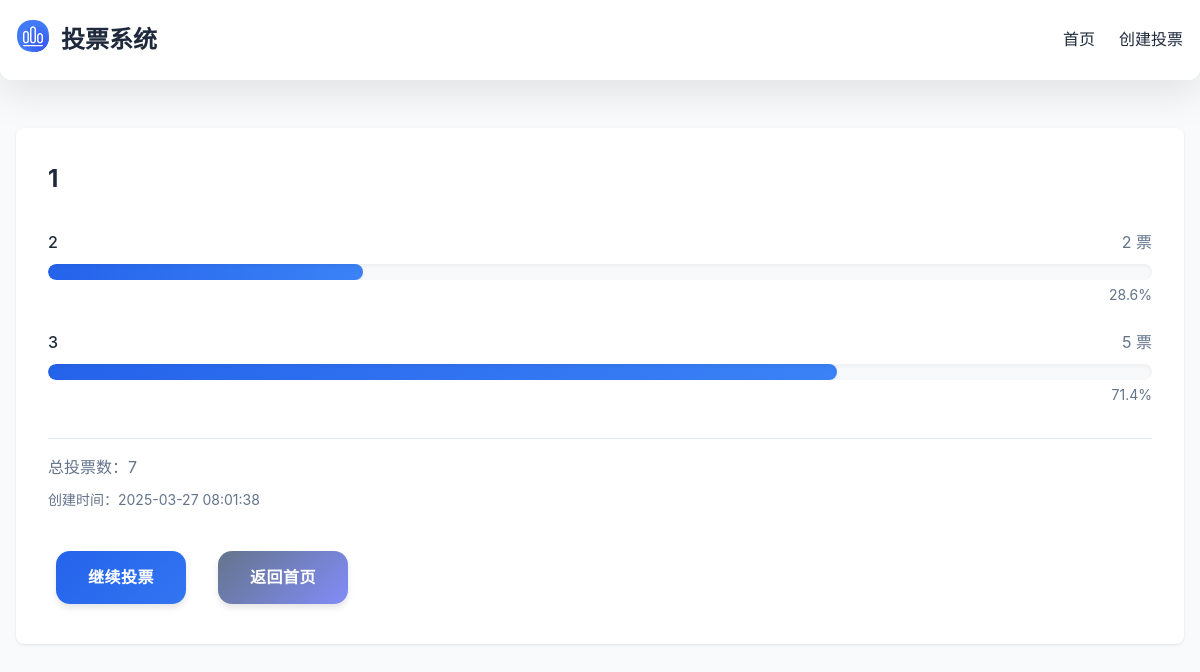
Page /results/1 on the earlier database version.
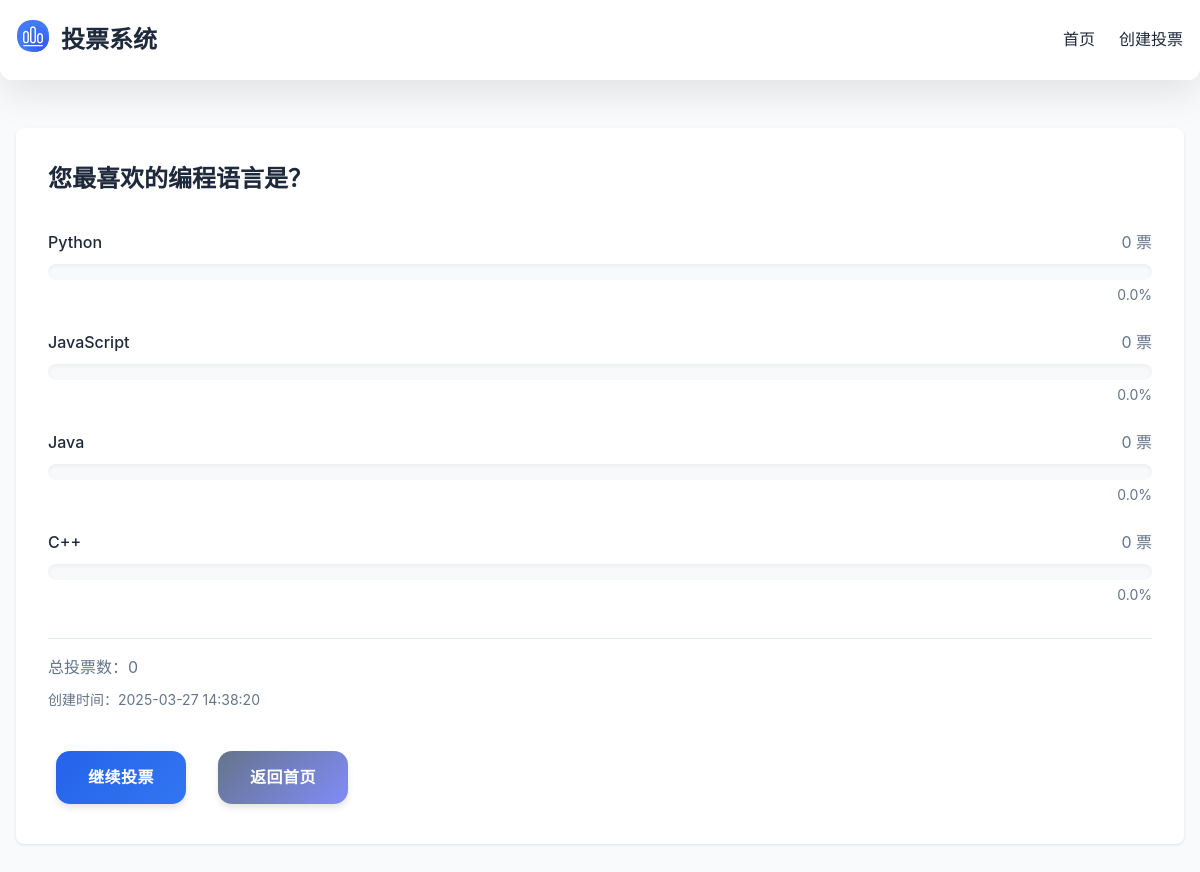
Same page on the later database version.
### tables this page shows
CREATE TABLE polls (
    id INTEGER PRIMARY KEY AUTOINCREMENT,
    question TEXT NOT NULL,
    created_at DATETIME DEFAULT CURRENT_TIMESTAMP
);

CREATE TABLE options (
    id INTEGER PRIMARY KEY AUTOINCREMENT,
    poll_id INTEGER NOT NULL,
    option_text TEXT NOT NULL,
    votes INTEGER NOT NULL DEFAULT 0,
    FOREIGN KEY (poll_id) REFERENCES polls(id)
);

### app.py (the view)
@app.route('/results/<int:poll_id>')
def results(poll_id):
    db = get_db()
    poll = db.execute('SELECT * FROM polls WHERE id = ?', [poll_id]).fetchone()
    if poll is None:
        abort(404)
    options = db.execute('SELECT * FROM options WHERE poll_id = ?', [poll_id]).fetchall()
    if not options:
        abort(404)
    return render_template('results.html', poll=poll, options=options)

### app.py (called while the page is built)
def get_db():
    if 'db' not in g:
        g.db = sqlite3.connect(DATABASE)
        g.db.row_factory = sqlite3.Row
        g.db.execute('PRAGMA foreign_keys = ON')
        g.db.isolation_level = 'DEFERRED'
    return g.db

@app.after_request
def apply_caching(response):
    db = g.pop('db', None)
    if db is not None:
        try:
            if response.status_code >= 500:
                db.rollback()
            else:
                db.commit()
        except Exception as e:
            app.logger.error(f"数据库事务处理异常: {str(e)}", exc_info=True)
        finally:
            try:
                if db:
                    db.close()
            except Exception as e:
                app.logger.error(f"数据库关闭异常: {str(e)}", exc_info=True)
    return response

### templates/results.html (shortened to what this page needs)
{% extends 'base.html' %}
{% block content %}
    <div class="results-container">
        <h2>{{ poll.question }}</h2>
        {% set total_votes = namespace(value=0) %}
        {% for option in options %}
            {% set total_votes.value = total_votes.value + option.votes %}
        {% endfor %}
        <div class="results-list">
            {% for option in options %}
                {% set percentage = ((option.votes | float) / total_votes.value * 100) if total_votes.value > 0 else 0 %}
                <div class="result-item">
                    <div class="result-header">
                        <span class="option-text">{{ option.option_text }}</span>
                        <span class="vote-count">{{ option.votes }} 票</span>
                    </div>
                    <div class="progress-bar">
                        <div class="progress" style="width: {{ percentage }}%"></div>
                    </div>
                    <div class="percentage">
                        {{ "%.1f"|format(percentage) }}%
                    </div>
                </div>
            {% endfor %}
        </div>
        <div class="results-summary">
            <p>总投票数：{{ total_votes.value }}</p>
            <p class="created-time">创建时间：{{ poll.created_at }}</p>
        </div>
        <div class="results-actions">
            <a href="{{ url_for('vote', poll_id=poll.id) }}" class="button">继续投票</a>
            <a href="{{ url_for('index') }}" class="button secondary">返回首页</a>
        </div>
    </div>
{% endblock %}

### templates/base.html (shortened to what this page needs)
<!DOCTYPE html>
<html lang="zh-CN">
<head>
    <link rel="stylesheet" href="{{ url_for('static', filename='style.css') }}">
</head>
<body>
    <nav class="main-nav">
        <div class="nav-container container">
            <div class="nav-brand">
                <a href="{{ url_for('index') }}" class="logo-link">
                    <img src="{{ url_for('static', filename='icons/vote-icon.svg') }}"
                         alt="投票系统图标"
                         class="nav-logo"
                         width="40"
                         height="40">
                </a>
                <h1 class="site-title"><a href="{{ url_for('index') }}">投票系统</a></h1>
            </div>
            <ul class="nav-menu">
                <li class="nav-item"><a href="{{ url_for('index') }}" class="nav-link">首页</a></li>
                <li class="nav-item"><a href="{{ url_for('create') }}" class="nav-link">创建投票</a></li>
            </ul>
        </div>
    </nav>
    <main>
        <div class="container">
            {% block content %}{% endblock %}
        </div>
    </main>
</body>
</html>

### static/style.css (style rules this page uses)
:root { --primary-color: #2563eb; --secondary-color: #64748b; --accent-color: #3b82f6; --background-color: #f8fafc; --text-color: #1e293b; --border-color: #e2e8f0; --success-color: #22c55e; --error-color: #ef4444; --warning-color: #f59e0b; --radius: 0.75rem; --transition: all 0.3s cubic-bezier(0.4, 0, 0.2, 1); --shadow-md: 0 4px 6px -1px rgba(0, 0, 0, 0.1); --shadow-lg: 0 10px 15px -3px rgba(0, 0, 0, 0.1); }
* { margin: 0; padding: 0; box-sizing: border-box; }
body { font-family: -apple-system, BlinkMacSystemFont, "Segoe UI", Roboto, "Helvetica Neue", Arial, sans-serif; line-height: 1.6; color: var(--text-color); background-color: var(--background-color); padding-bottom: 4rem; }
.container { max-width: 1200px; margin: 0 auto; padding: 0 1rem; }
nav { background: linear-gradient(135deg, rgba(255, 255, 255, 0.98) 0%, rgba(245, 247, 250, 0.97) 100%); backdrop-filter: blur(20px) saturate(200%); box-shadow: 0 12px 40px rgba(0, 0, 0, 0.1); padding: 1.2rem 0; margin-bottom: 3rem; position: sticky; top: 0; z-index: 50; border-bottom: 1px solid rgba(0, 0, 0, 0.05); transition: var(--transition); border-radius: 0 0 var(--radius) var(--radius); border: 1px solid rgba(255, 255, 255, 0.25); background-blend-mode: overlay; }
.nav-container { display: flex; justify-content: space-between; align-items: center; max-width: 1200px; margin: 0 auto; padding: 0 1rem; gap: 1.5rem; }
.nav-brand { display: flex; align-items: center; gap: 0.75rem; text-decoration: none; }
.nav-brand img { height: 32px; width: 32px; transition: transform 0.3s ease; }
nav ul { gap: 2rem; }
nav h1 { font-size: 1.5rem; }
nav h1 a { color: var(--text-color); text-decoration: none; }
nav ul { display: flex; list-style: none; gap: 1.5rem; }
nav ul a { color: var(--text-color); text-decoration: none; font-weight: 500; }
.button { display: inline-flex; align-items: center; justify-content: center; padding: 0.85rem 2rem; margin: 0.5rem; background: linear-gradient(135deg, var(--primary-color), var(--accent-color)); color: white; text-decoration: none; border: none; border-radius: calc(var(--radius) + 2px); cursor: pointer; font-size: 1rem; font-weight: 600; transition: var(--transition); position: relative; overflow: hidden; letter-spacing: 0.5px; transform: perspective(100px) translateZ(0); will-change: transform; box-shadow: 0 4px 6px rgba(0, 0, 0, 0.1); background-size: 200% auto; }
.button::after { content: ''; position: absolute; top: 0; left: 0; width: 100%; height: 100%; background: linear-gradient( 45deg, rgba(255, 255, 255, 0.3) 0%, rgba(255, 255, 255, 0.1) 50%, rgba(255, 255, 255, 0.3) 100% ); opacity: 0; transition: opacity 0.3s ease; }
.button::before { content: ''; position: absolute; top: 0; left: 0; width: 100%; height: 100%; background: rgba(255, 255, 255, 0.1); opacity: 0; transition: opacity 0.3s ease; }
.button.secondary { background: linear-gradient(135deg, var(--secondary-color), #818cf8); position: relative; }
.results-container { background-color: white; padding: 2rem; border-radius: 0.5rem; box-shadow: 0 1px 3px rgba(0, 0, 0, 0.1); }
.results-list { margin-top: 2rem; }
.result-item { margin-bottom: 1.5rem; }
.result-header { display: flex; justify-content: space-between; margin-bottom: 0.5rem; }
.option-text { font-weight: 500; }
.vote-count { color: var(--secondary-color); }
.progress-bar { background-color: rgba(203, 213, 225, 0.15); border-radius: 1rem; height: 1rem; overflow: hidden; box-shadow: inset 0 2px 4px rgba(0, 0, 0, 0.05); position: relative; }
.percentage { text-align: right; color: var(--secondary-color); font-size: 0.875rem; margin-top: 0.25rem; }
.results-summary { margin-top: 2rem; padding-top: 1rem; border-top: 1px solid var(--border-color); color: var(--secondary-color); }
.created-time { margin-top: 0.5rem; font-size: 0.875rem; }
.results-actions { margin-top: 2rem; display: flex; gap: 1rem; }

Differences in the rows shown:
changed polls: question "1" → "您最喜欢的编程语言是？"; created_at "2025-03-27 08:01:38" → "2025-03-27 14:38:20"
changed options: option_text "2" → "Python"; votes "2" → "0"; percentage "28.6" → "0.0"
changed options: option_text "3" → "JavaScript"; votes "5" → "0"; percentage "71.4" → "0.0"
now on this page (row edited): options: option_text "Java", votes "0", percentage "0.0"
now on this page (row edited): options: option_text "C++", votes "0", percentage "0.0"
Other differences:
{{ total_votes.value }}: "7" → "0"
